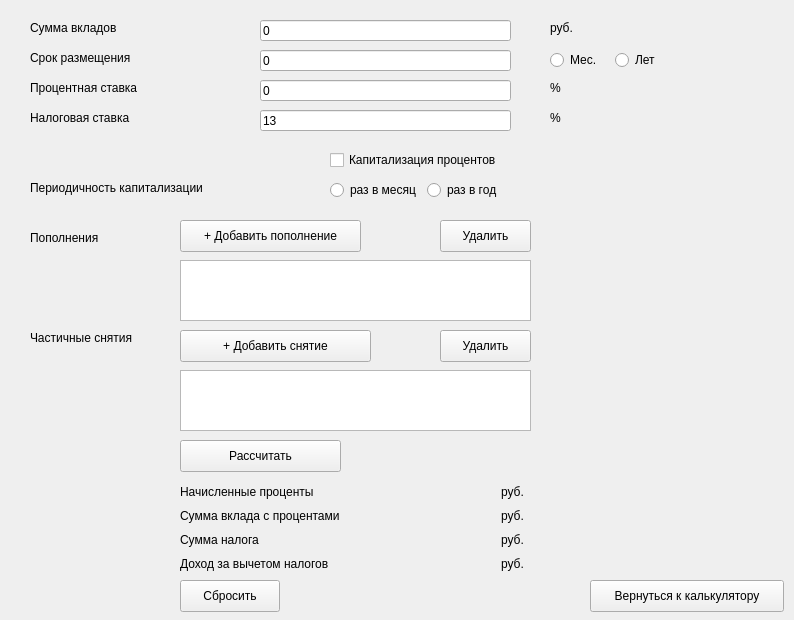
<?xml version="1.0" encoding="UTF-8"?>
<ui version="4.0">
 <class>DepositCalc</class>
 <widget class="QWidget" name="DepositCalc">
  <property name="geometry">
   <rect>
    <x>0</x>
    <y>0</y>
    <width>794</width>
    <height>620</height>
   </rect>
  </property>
  <property name="windowTitle">
   <string>Депозитный калькулятор</string>
  </property>
  <widget class="QLabel" name="label_sum">
   <property name="geometry">
    <rect>
     <x>30</x>
     <y>20</y>
     <width>121</width>
     <height>16</height>
    </rect>
   </property>
   <property name="text">
    <string>Сумма вкладов</string>
   </property>
  </widget>
  <widget class="QLineEdit" name="lineEdit_sum">
   <property name="geometry">
    <rect>
     <x>260</x>
     <y>20</y>
     <width>251</width>
     <height>21</height>
    </rect>
   </property>
   <property name="text">
    <string>0</string>
   </property>
   <property name="maxLength">
    <number>15</number>
   </property>
  </widget>
  <widget class="QLabel" name="label_rub">
   <property name="geometry">
    <rect>
     <x>550</x>
     <y>20</y>
     <width>51</width>
     <height>16</height>
    </rect>
   </property>
   <property name="text">
    <string>руб.</string>
   </property>
  </widget>
  <widget class="QLabel" name="label_srok">
   <property name="geometry">
    <rect>
     <x>30</x>
     <y>50</y>
     <width>151</width>
     <height>16</height>
    </rect>
   </property>
   <property name="text">
    <string>Срок размещения</string>
   </property>
  </widget>
  <widget class="QLineEdit" name="lineEdit_srok">
   <property name="geometry">
    <rect>
     <x>260</x>
     <y>50</y>
     <width>251</width>
     <height>21</height>
    </rect>
   </property>
   <property name="text">
    <string>0</string>
   </property>
   <property name="maxLength">
    <number>3</number>
   </property>
  </widget>
  <widget class="QLabel" name="label_procent">
   <property name="geometry">
    <rect>
     <x>30</x>
     <y>80</y>
     <width>161</width>
     <height>16</height>
    </rect>
   </property>
   <property name="text">
    <string>Процентная ставка</string>
   </property>
  </widget>
  <widget class="QLabel" name="label_procent_2">
   <property name="geometry">
    <rect>
     <x>550</x>
     <y>80</y>
     <width>51</width>
     <height>16</height>
    </rect>
   </property>
   <property name="text">
    <string>%</string>
   </property>
  </widget>
  <widget class="QLineEdit" name="lineEdit_procent">
   <property name="geometry">
    <rect>
     <x>260</x>
     <y>80</y>
     <width>251</width>
     <height>21</height>
    </rect>
   </property>
   <property name="inputMask">
    <string/>
   </property>
   <property name="text">
    <string>0</string>
   </property>
   <property name="maxLength">
    <number>15</number>
   </property>
  </widget>
  <widget class="QCheckBox" name="checkBox_kap_proc">
   <property name="geometry">
    <rect>
     <x>330</x>
     <y>150</y>
     <width>201</width>
     <height>20</height>
    </rect>
   </property>
   <property name="text">
    <string>Капитализация процентов</string>
   </property>
  </widget>
  <widget class="QLabel" name="label_periodichnost">
   <property name="geometry">
    <rect>
     <x>30</x>
     <y>180</y>
     <width>231</width>
     <height>16</height>
    </rect>
   </property>
   <property name="text">
    <string>Периодичность капитализации</string>
   </property>
  </widget>
  <widget class="QLabel" name="label_popolnenie">
   <property name="geometry">
    <rect>
     <x>30</x>
     <y>230</y>
     <width>91</width>
     <height>16</height>
    </rect>
   </property>
   <property name="text">
    <string>Пополнения</string>
   </property>
  </widget>
  <widget class="QLabel" name="label_snyatie">
   <property name="geometry">
    <rect>
     <x>30</x>
     <y>330</y>
     <width>121</width>
     <height>16</height>
    </rect>
   </property>
   <property name="text">
    <string>Частичные снятия</string>
   </property>
  </widget>
  <widget class="QPushButton" name="pushButton_add_sum">
   <property name="geometry">
    <rect>
     <x>180</x>
     <y>220</y>
     <width>181</width>
     <height>32</height>
    </rect>
   </property>
   <property name="text">
    <string>+ Добавить пополнение</string>
   </property>
  </widget>
  <widget class="QPushButton" name="pushButton_delete_sum">
   <property name="geometry">
    <rect>
     <x>180</x>
     <y>330</y>
     <width>191</width>
     <height>32</height>
    </rect>
   </property>
   <property name="text">
    <string>+ Добавить снятие</string>
   </property>
  </widget>
  <widget class="QPushButton" name="pushButton_calculate">
   <property name="geometry">
    <rect>
     <x>180</x>
     <y>440</y>
     <width>161</width>
     <height>32</height>
    </rect>
   </property>
   <property name="text">
    <string>Рассчитать</string>
   </property>
  </widget>
  <widget class="QListWidget" name="listWidget_add">
   <property name="geometry">
    <rect>
     <x>180</x>
     <y>260</y>
     <width>351</width>
     <height>61</height>
    </rect>
   </property>
  </widget>
  <widget class="QListWidget" name="listWidget_revome">
   <property name="geometry">
    <rect>
     <x>180</x>
     <y>370</y>
     <width>351</width>
     <height>61</height>
    </rect>
   </property>
  </widget>
  <widget class="QPushButton" name="pushButton_reset">
   <property name="geometry">
    <rect>
     <x>180</x>
     <y>580</y>
     <width>100</width>
     <height>32</height>
    </rect>
   </property>
   <property name="text">
    <string>Сбросить</string>
   </property>
  </widget>
  <widget class="QWidget" name="layoutWidget">
   <property name="geometry">
    <rect>
     <x>330</x>
     <y>180</y>
     <width>205</width>
     <height>25</height>
    </rect>
   </property>
   <layout class="QFormLayout" name="formLayout">
    <item row="0" column="0">
     <widget class="QRadioButton" name="radioButton_permonth">
      <property name="text">
       <string>раз в месяц</string>
      </property>
     </widget>
    </item>
    <item row="0" column="1">
     <widget class="QRadioButton" name="radioButton_peryear">
      <property name="text">
       <string>раз в год</string>
      </property>
     </widget>
    </item>
   </layout>
  </widget>
  <widget class="QPushButton" name="pushButton_back">
   <property name="geometry">
    <rect>
     <x>590</x>
     <y>580</y>
     <width>194</width>
     <height>32</height>
    </rect>
   </property>
   <property name="styleSheet">
    <string notr="true"/>
   </property>
   <property name="text">
    <string>Вернуться к калькулятору</string>
   </property>
  </widget>
  <widget class="QWidget" name="layoutWidget">
   <property name="geometry">
    <rect>
     <x>180</x>
     <y>481</y>
     <width>344</width>
     <height>96</height>
    </rect>
   </property>
   <layout class="QGridLayout" name="gridLayout">
    <item row="0" column="0">
     <widget class="QLabel" name="label_sum_proc">
      <property name="text">
       <string>Начисленные проценты</string>
      </property>
     </widget>
    </item>
    <item row="0" column="1">
     <widget class="QLabel" name="sum_proc">
      <property name="sizePolicy">
       <sizepolicy hsizetype="Fixed" vsizetype="Fixed">
        <horstretch>0</horstretch>
        <verstretch>0</verstretch>
       </sizepolicy>
      </property>
      <property name="minimumSize">
       <size>
        <width>100</width>
        <height>0</height>
       </size>
      </property>
      <property name="maximumSize">
       <size>
        <width>291</width>
        <height>16777215</height>
       </size>
      </property>
      <property name="text">
       <string/>
      </property>
      <property name="alignment">
       <set>Qt::AlignRight|Qt::AlignTrailing|Qt::AlignVCenter</set>
      </property>
     </widget>
    </item>
    <item row="0" column="2">
     <widget class="QLabel" name="label_rub_1">
      <property name="maximumSize">
       <size>
        <width>100</width>
        <height>16777215</height>
       </size>
      </property>
      <property name="text">
       <string>руб.</string>
      </property>
     </widget>
    </item>
    <item row="1" column="0">
     <widget class="QLabel" name="label_sum_end">
      <property name="text">
       <string>Сумма вклада с процентами</string>
      </property>
     </widget>
    </item>
    <item row="1" column="1">
     <widget class="QLabel" name="sum_end">
      <property name="sizePolicy">
       <sizepolicy hsizetype="Fixed" vsizetype="Fixed">
        <horstretch>151</horstretch>
        <verstretch>20</verstretch>
       </sizepolicy>
      </property>
      <property name="maximumSize">
       <size>
        <width>291</width>
        <height>16777215</height>
       </size>
      </property>
      <property name="text">
       <string/>
      </property>
      <property name="alignment">
       <set>Qt::AlignRight|Qt::AlignTrailing|Qt::AlignVCenter</set>
      </property>
     </widget>
    </item>
    <item row="1" column="2">
     <widget class="QLabel" name="label_rub_2">
      <property name="maximumSize">
       <size>
        <width>100</width>
        <height>16777215</height>
       </size>
      </property>
      <property name="text">
       <string>руб.</string>
      </property>
     </widget>
    </item>
    <item row="2" column="0">
     <widget class="QLabel" name="label_sum_tax">
      <property name="text">
       <string>Сумма налога</string>
      </property>
     </widget>
    </item>
    <item row="2" column="1">
     <widget class="QLabel" name="sum_tax">
      <property name="sizePolicy">
       <sizepolicy hsizetype="Fixed" vsizetype="Fixed">
        <horstretch>0</horstretch>
        <verstretch>0</verstretch>
       </sizepolicy>
      </property>
      <property name="maximumSize">
       <size>
        <width>291</width>
        <height>16777215</height>
       </size>
      </property>
      <property name="text">
       <string/>
      </property>
      <property name="alignment">
       <set>Qt::AlignRight|Qt::AlignTrailing|Qt::AlignVCenter</set>
      </property>
     </widget>
    </item>
    <item row="2" column="2">
     <widget class="QLabel" name="label_12">
      <property name="maximumSize">
       <size>
        <width>100</width>
        <height>16777215</height>
       </size>
      </property>
      <property name="text">
       <string>руб.</string>
      </property>
     </widget>
    </item>
    <item row="3" column="0">
     <widget class="QLabel" name="label_sum_tax_2">
      <property name="text">
       <string>Доход за вычетом налогов</string>
      </property>
     </widget>
    </item>
    <item row="3" column="1">
     <widget class="QLabel" name="sum_minus_tax">
      <property name="sizePolicy">
       <sizepolicy hsizetype="Fixed" vsizetype="Fixed">
        <horstretch>0</horstretch>
        <verstretch>0</verstretch>
       </sizepolicy>
      </property>
      <property name="maximumSize">
       <size>
        <width>291</width>
        <height>16777215</height>
       </size>
      </property>
      <property name="text">
       <string/>
      </property>
      <property name="alignment">
       <set>Qt::AlignRight|Qt::AlignTrailing|Qt::AlignVCenter</set>
      </property>
     </widget>
    </item>
    <item row="3" column="2">
     <widget class="QLabel" name="label_13">
      <property name="maximumSize">
       <size>
        <width>100</width>
        <height>16777215</height>
       </size>
      </property>
      <property name="text">
       <string>руб.</string>
      </property>
     </widget>
    </item>
   </layout>
  </widget>
  <widget class="QPushButton" name="removeSelectedBtnRem">
   <property name="geometry">
    <rect>
     <x>440</x>
     <y>330</y>
     <width>91</width>
     <height>32</height>
    </rect>
   </property>
   <property name="text">
    <string>Удалить</string>
   </property>
  </widget>
  <widget class="QPushButton" name="removeSelectedBtnAdd">
   <property name="geometry">
    <rect>
     <x>440</x>
     <y>220</y>
     <width>91</width>
     <height>32</height>
    </rect>
   </property>
   <property name="text">
    <string>Удалить</string>
   </property>
  </widget>
  <widget class="QLabel" name="label_tax">
   <property name="geometry">
    <rect>
     <x>30</x>
     <y>110</y>
     <width>131</width>
     <height>16</height>
    </rect>
   </property>
   <property name="text">
    <string>Налоговая ставка</string>
   </property>
  </widget>
  <widget class="QLabel" name="label_procent_4">
   <property name="geometry">
    <rect>
     <x>550</x>
     <y>110</y>
     <width>51</width>
     <height>16</height>
    </rect>
   </property>
   <property name="text">
    <string>%</string>
   </property>
  </widget>
  <widget class="QLineEdit" name="lineEdit_tax">
   <property name="geometry">
    <rect>
     <x>260</x>
     <y>110</y>
     <width>251</width>
     <height>21</height>
    </rect>
   </property>
   <property name="inputMask">
    <string/>
   </property>
   <property name="text">
    <string>13</string>
   </property>
   <property name="maxLength">
    <number>15</number>
   </property>
  </widget>
  <widget class="QRadioButton" name="radioButton_year">
   <property name="geometry">
    <rect>
     <x>615</x>
     <y>50</y>
     <width>48</width>
     <height>20</height>
    </rect>
   </property>
   <property name="text">
    <string>Лет</string>
   </property>
  </widget>
  <widget class="QRadioButton" name="radioButto_mounth">
   <property name="geometry">
    <rect>
     <x>550</x>
     <y>50</y>
     <width>55</width>
     <height>20</height>
    </rect>
   </property>
   <property name="text">
    <string>Мес.</string>
   </property>
  </widget>
 </widget>
 <resources/>
 <connections/>
</ui>
